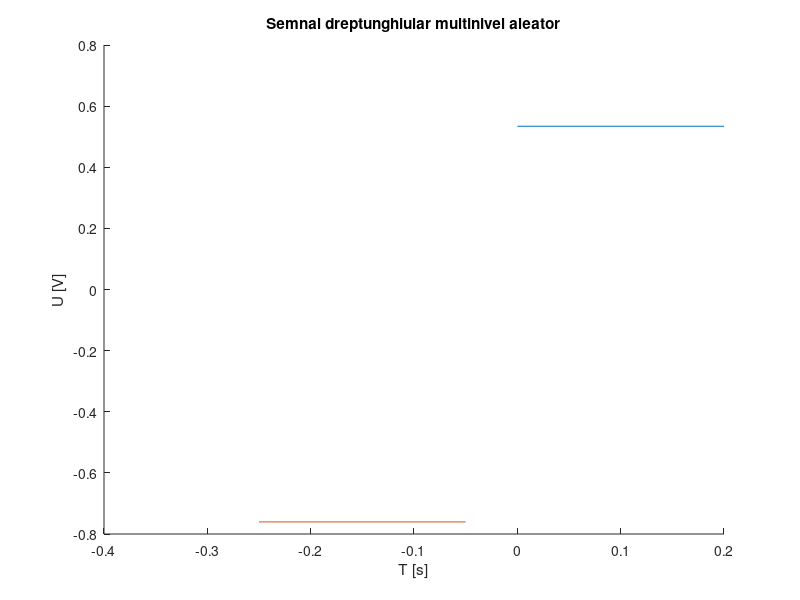

Source code (MATLAB):
hold on; 
%rezolutie temporara de 200ms
r1=rand(1);
r2=rand(1);
t=0:.2:0.25;
x1=r1*square(2*pi*4*t,100);
x2=-r2*square(2*pi*4*t,100);
plot(t,x1);
plot(t-0.25,x2);
xlabel('T [s]')
ylabel('U [V]')
title('Semnal dreptunghiular multinivel aleator')
